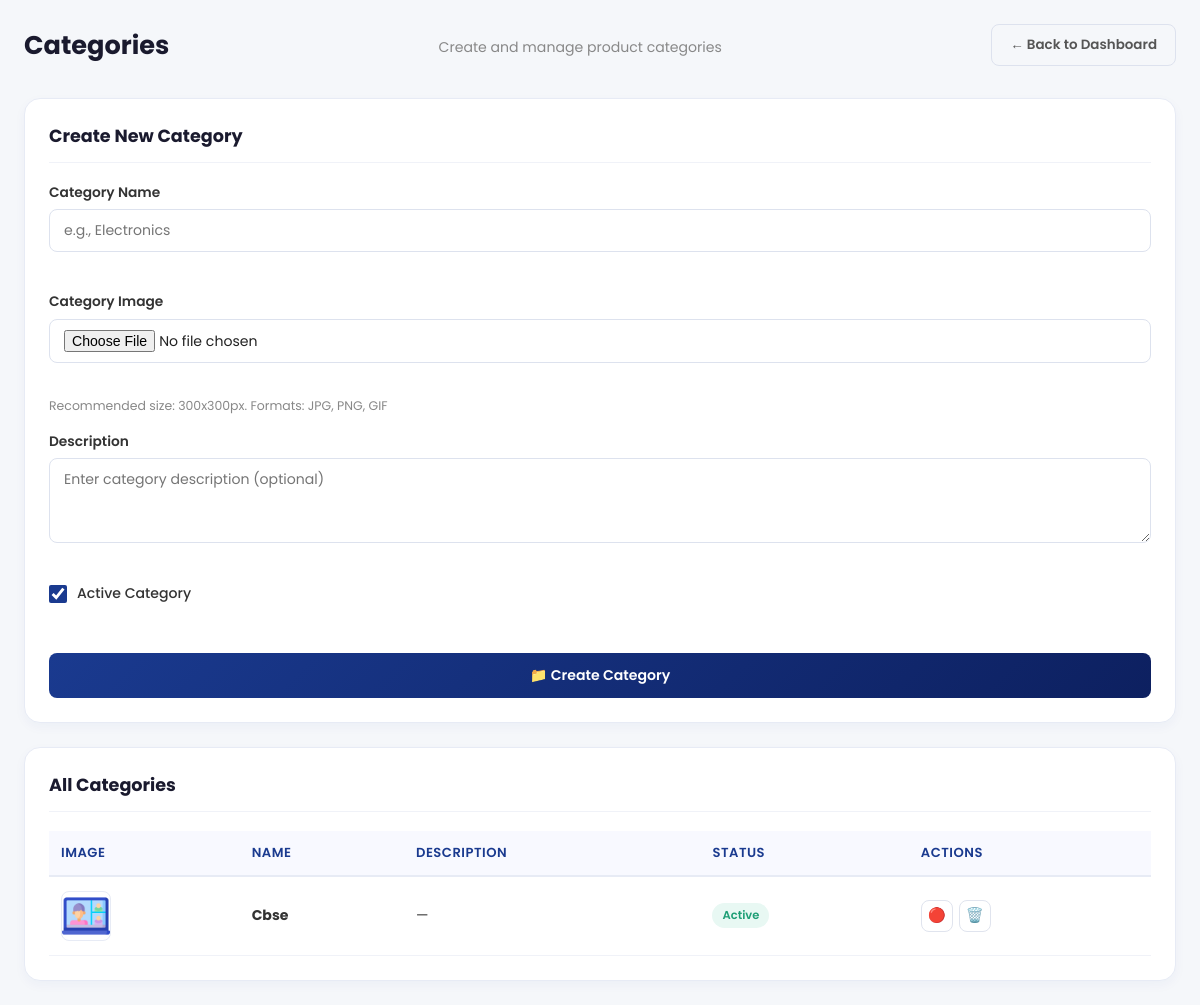
/category_list (signed in), run on the app's committed database.
### myapp/models.py (models this page shows, shortened)
class Category(models.Model):
    name = models.CharField(max_length=100, unique=True, verbose_name="Category Name")
    image = models.ImageField(
        upload_to='categories/',
        blank=True,
        null=True,
        verbose_name="Category Image"
    )
    description = models.TextField(blank=True, null=True, verbose_name="Description")
    is_active = models.BooleanField(default=True, verbose_name="Is Active")
    created_at = models.DateTimeField(auto_now_add=True)
    updated_at = models.DateTimeField(auto_now=True)
    class Meta:
        ordering = ['name']
        verbose_name = "Category"
        verbose_name_plural = "Categories"

### myapp/views.py (the view)
# urls.py: path('category_list', views.category_list, name='category_list'),
@login_required
def category_list(request):
    categories = Category.objects.all()
    if request.method == 'POST':
        form = CategoryForm(request.POST, request.FILES)
        if form.is_valid():
            category = form.save()
            messages.success(
                request,
                f"Category '{category.name}' created successfully!"
            )
            return redirect('category_list')
        else:
            messages.error(request, "Please correct the errors below.")
    else:
        form = CategoryForm()
    context = {
        'categories': categories,
        'form': form,
    }
    return render(request, 'categories.html', context)

### myapp/forms.py
class CategoryForm(forms.ModelForm):
    class Meta:
        model = Category
        fields = ['name', 'image', 'description', 'is_active']
        widgets = {
            'name': forms.TextInput(attrs={
                'placeholder': 'e.g., Electronics',
                'class': 'form-input',
                'required': 'required'
            }),
            'image': forms.FileInput(attrs={
                'class': 'form-input',
                'accept': 'image/*'
            }),
            'description': forms.Textarea(attrs={
                'placeholder': 'Enter category description (optional)',
                'class': 'form-input',
                'rows': '3'
            }),
            'is_active': forms.CheckboxInput(attrs={
                'class': 'form-input'
            }),
        }
        labels = {
            'name': 'Category Name',
            'image': 'Category Image',
            'description': 'Description',
            'is_active': 'Active',
        }

### myapp/templates/categories.html (shortened to what this page needs)
{% extends "admin_dashboard.html" %}
{% block content1 %}
<div class="category-page">
  <div class="category-container">
    <div class="category-header">
      <h1>Categories</h1>
      <p>Create and manage product categories</p>
      <a href="{% url 'dashboard' %}" class="btn btn-secondary">← Back to Dashboard</a>
    </div>
    <div class="category-card">
      <div class="category-card-head">
        <h2>Create New Category</h2>
      </div>
      <form method="post" enctype="multipart/form-data" novalidate class="category-form">
        <div class="category-group">
          <label for="{{ form.name.id_for_label }}">Category Name</label>
          {{ form.name }}
          <div class="category-error">{{ form.name.errors }}</div>
        </div>
        <div class="category-group">
          <label for="{{ form.image.id_for_label }}">Category Image</label>
          {{ form.image }}
          <div class="category-error">{{ form.image.errors }}</div>
          <small class="category-hint">Recommended size: 300x300px. Formats: JPG, PNG, GIF</small>
        </div>
        <div class="category-group">
          <label for="{{ form.description.id_for_label }}">Description</label>
          {{ form.description }}
          <div class="category-error">{{ form.description.errors }}</div>
        </div>
        <div class="category-group">
          <div class="checkbox-row">
            {{ form.is_active }}
            <label for="{{ form.is_active.id_for_label }}">Active Category</label>
          </div>
          <div class="category-error">{{ form.is_active.errors }}</div>
        </div>
        <button type="submit" class="category-btn btn btn-primary">📁 Create Category</button>
      </form>
    </div>
    <div class="category-card">
      <div class="category-card-head">
        <h2>All Categories</h2>
      </div>
      <div class="category-table-wrap">
        <table class="data-table category-table">
          <thead>
            <tr>
              <th>Image</th>
              <th>Name</th>
              <th>Description</th>
              <th>Status</th>
              <th>Actions</th>
            </tr>
          </thead>
          <tbody>
            {% for category in categories %}
            <tr>
              <td>
                {% if category.image %}
                  <img src="{{ category.image.url }}" alt="{{ category.name }}" class="category-thumb">
                {% else %}
                  <div class="category-thumb-empty">📁</div>
                {% endif %}
              </td>
              <td><strong>{{ category.name }}</strong></td>
              <td>{{ category.description|truncatewords:8|default:"—" }}</td>
              <td>
                {% if category.is_active %}
                  <span class="badge badge-success">Active</span>
                {% else %}
                  <span class="badge badge-danger">Inactive</span>
                {% endif %}
              </td>
              <td>
                <div class="action-btns">
                  <a href="{% url 'category_toggle_active' category.pk %}" class="action-btn" title="Toggle Status">
                    {% if category.is_active %}🔴{% else %}🟢{% endif %}
                  </a>
                  <a href="{% url 'category_delete' category.pk %}" class="action-btn" title="Delete">🗑️</a>
                </div>
              </td>
            </tr>
            {% empty %}
            <tr>
              <td colspan="5" class="category-empty">No categories found.</td>
            </tr>
            {% endfor %}
          </tbody>
        </table>
      </div>
    </div>
  </div>
</div>
{% endblock content1 %}

### myapp/static/css/admin_dashboard.css (style rules this page uses)
* { margin:0;padding:0;box-sizing:border-box }
html { scroll-behavior:smooth }
body { font-family:'Poppins',sans-serif; background:#f5f7fa; color:#222; overflow-x:hidden; line-height:1.5; min-height:100vh; }
img { max-width:100%;display:block }
button,input { font:inherit }
a { text-decoration:none }
:root { --primary:#1a3a8f; --primary-dark:#0d2060; --gold:#e8b400; --border:#e8eaf0; --soft-border:#dde2ee; --text:#222; --muted:#666; --bg:#f5f7fa; --white:#fff; --success:#1d9e75; --danger:#e84444; --nav-h:60px; --container:1200px; }
.btn { display:inline-flex; align-items:center; justify-content:center; gap:8px; padding:10px 18px; border-radius:8px; font-size:0.84rem; font-weight:600; transition:all .2s; cursor:pointer; border:none; font-family:'Poppins',sans-serif; white-space:nowrap; }
.btn-primary { background:linear-gradient(135deg,#1a3a8f,#0d2060); color:#fff; }
.btn-secondary { background:#f5f7fa; color:#555; border:1.5px solid #dde2ee; }
.data-table { width:100%; border-collapse:collapse; font-size:0.88rem; }
.data-table thead { background:#f8f9ff; border-bottom:2px solid #e7ebf5; }
.data-table th { padding:12px; text-align:left; font-weight:600; color:#1a3a8f; font-size:0.82rem; text-transform:uppercase; letter-spacing:0.5px; }
.data-table td { padding:14px 12px; border-bottom:1px solid #f0f2f8; color:#333; }
.badge { display:inline-flex; align-items:center; padding:4px 10px; border-radius:20px; font-size:0.72rem; font-weight:600; white-space:nowrap; }
.badge-success { background:#e8f8f3; color:#1d9e75; }
.action-btns { display:flex; gap:6px; align-items:center; }
.action-btn { width:32px; height:32px; border-radius:8px; display:flex; align-items:center; justify-content:center; cursor:pointer; transition:all .15s; border:1px solid #e0e4ee; background:#fff; font-size:0.9rem; }
.form-input, .form-select, .form-textarea { width:100%; padding:10px 14px; border:1.5px solid #dde2ee; border-radius:8px; font-size:0.88rem; font-family:'Poppins',sans-serif; transition:border-color .2s; background:#fff; }
input[type="file"] { padding:8px; font-size:0.84rem; }

### data on the page
Category: image (picture), name "Cbse", description "—", is_active "Active"
